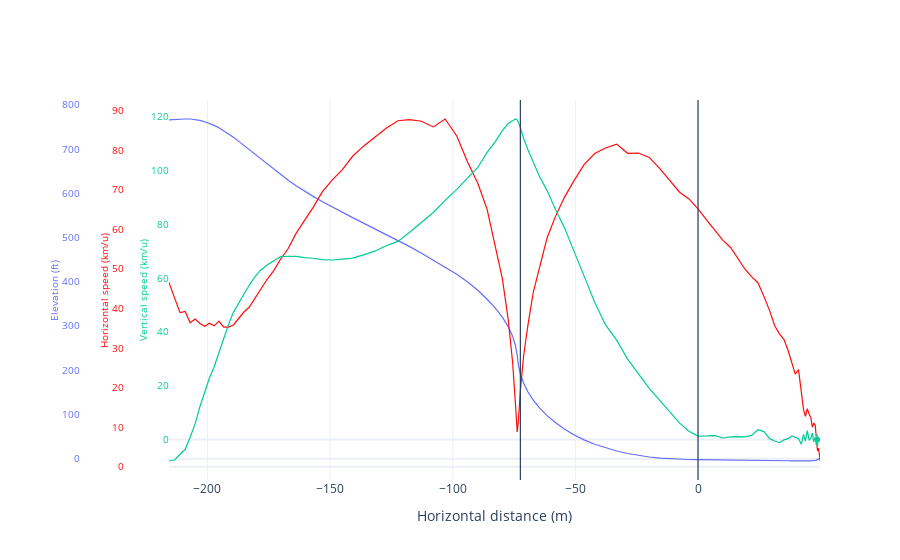

Write notebook code for a chart like this one.
### Markdown cell above
### Visualisations

<br>

Visual aids that simplify the process of identifying landings within the flysight data.

### Code cell
landing.plt_overview(['Elevation', 'Horizontal speed', 'Vertical speed'], 'km/u', 'm')
